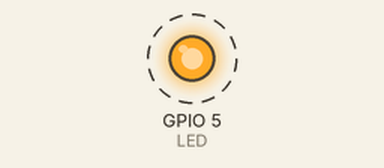
Bench run of a sketch on a simulated ESP32. Parts: output pins drawn as LEDs (lit = HIGH). Dashed ring = blinking. What the sketch prints to the serial monitor is not drawn.

Above: at 0.7 s.
Timing chart, 0 to 3.0 s (numbered marks = the images above):
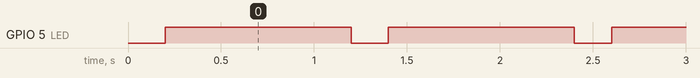

The sketch:

P2_1.ino
```cpp
#include <Arduino.h>

//Definimos el pin del LED
#define LED 5

void setup() {
  // put your setup code here, to run once:
  Serial.begin(115200);
  pinMode(LED, OUTPUT);//Inicializamos el LED a encender
  digitalWrite(LED, HIGH);    // Apago LED

  //Creación de ambas tareas. xTaskCreate(param1,param2,param3,param4,param5,param6)
  //param1 = puntero de la funcion que implementa la tarea.
  //param2 = un nombre descriptivo de la tarea. Sólo sirver para debug.
  //param3 = cada tarea tiene una pila de programa propia en el kernel, este parámetro determina
    //el tamaño de la pila (en words). El tamaño de la pila para la tareas en reposo se
    //define mediante al constante de configMINIMAL_STACK_SIZE.
  //param4 = los parametros que necesita la tarea. Si no hay NULL.
  //param5 = define la prioridad de la tarea.
  //param6 = argumentos de la tarea. Si no hay NULL.
  xTaskCreate(Tarea1,"Tarea1",10000,NULL,1,NULL);
  xTaskCreate(Tarea2,"Tarea2",10000,NULL,1,NULL);
}

void loop() {
  //delay(1000);
}


//Descripción de las dos tareas. Las tareas tienen que devolver un void y tener como argumento de entrada
//un puntero void

void Tarea1( void * parameter ){
  for( ;; ){                  //Bucle infinito
    digitalWrite(LED, LOW);   // Enciendo LED
    delay(200);                //Espero 200ms
    digitalWrite(LED, HIGH);    // Apago LED
    delay(1000);               //Pongo un delay de 1s para poder verlo, sino no se aprecia
  }
  Serial.println("Finalizando tarea 1");//Por aquí no puede pasar nunca debido al bucle infinito y
                                        //en caso de que lo haga me muestra que se finaliza la tarea
                                        //y se elimina la función
  vTaskDelete( NULL ); //No se puede salir de un Task mediante un return, sino hay que eliminar el Task.

}

void Tarea2( void * parameter){
  for( ;; ){                      //Bucle infinito
    Serial.println("Hola mundo"); //Mando Hola mundo por la UART
    delay(1000);                  //Delay de 1s
  }
  Serial.println("Finalizando tarea 2");//Por aquí no puede pasar nunca debido al bucle infinito y
                                        //en caso de que lo haga me muestra que se finaliza la tarea
                                        //y se elimina la función
  vTaskDelete( NULL );//No se puede salir de un Task mediante un return, sino hay que eliminar el Task.
}
```

Measured:
- by itself, GPIO 5 (LED): alternates HIGH for 1.0 s and LOW for 0.20 s
